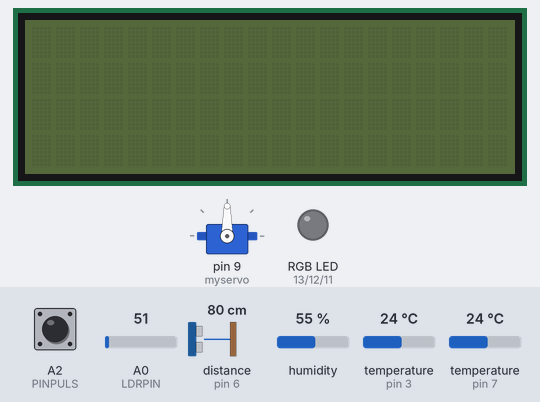
The sketch below on a simulated Arduino Uno, built with avr-gcc and run on an emulated ATmega328P. Parts: servo, 20×4 character LCD, an RGB LED mixed from three pins (HIGH = lit). Inputs (shaded band) come from the test bench; at power-on: A2 (PINPULS) HIGH, distance to the obstacle (sensor on pin 6) 80 cm, A0 (LDRPIN) = 51, humidity 55 %, temperature (sensors on pin 3, pin 7) 24 °C. The echo pulse lasts 58.3 µs per cm; pins used as bus, display or sensor lines are not drawn; what the sketch prints to the serial monitor is not drawn.

Above: at 1.3 s.
1.4 s: A2 (PINPULS) pulled LOW for 0.15 s
At 2.6 s:
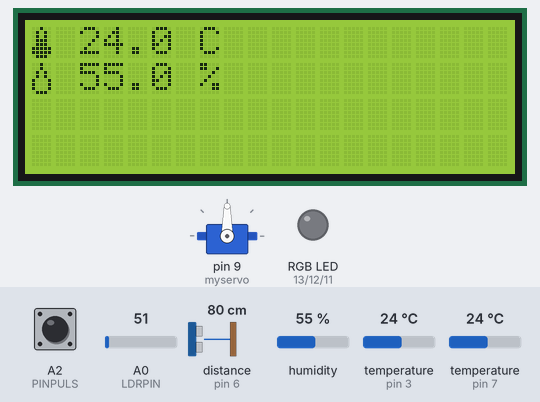
3.0 s: A2 (PINPULS) pulled LOW for 1 s
At 3.4 s:
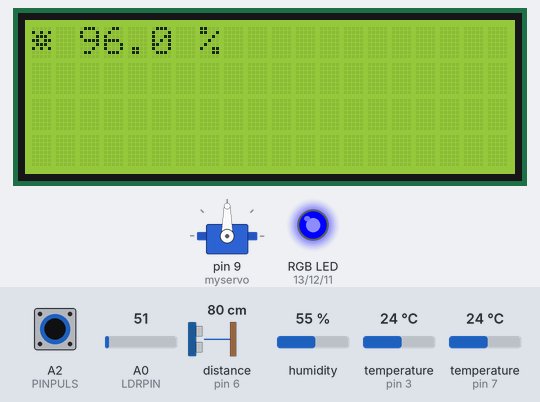
5.5 s: A2 (PINPULS) pulled LOW for 0.15 s
At 6.4 s:
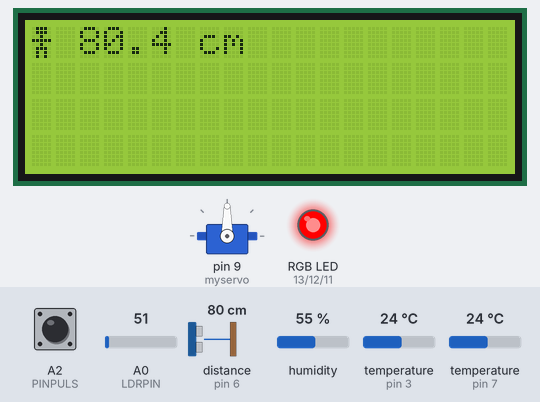
8.6 s: distance to the obstacle (sensor on pin 6) set to 2 cm
At 8.9 s:
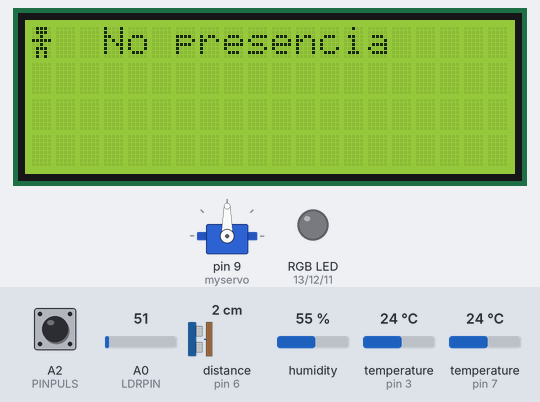
10.1 s: distance to the obstacle (sensor on pin 6) set to 4 cm
At 11.4 s:
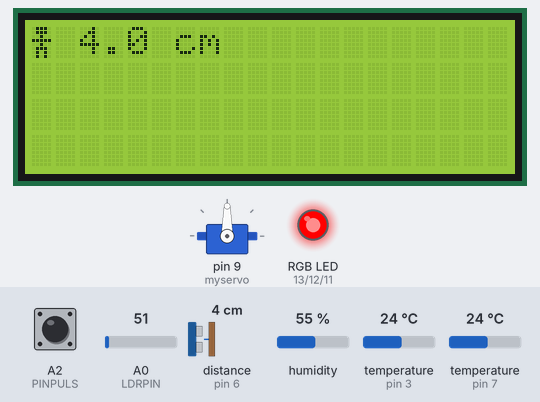
13.1 s: A2 (PINPULS) pulled LOW for 3.2 s
At 14.0 s:
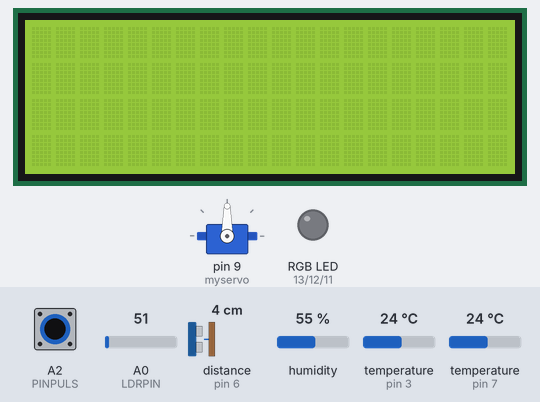
Timing chart, 0 to 16.1 s (numbered marks = the images above; inputs shaded):
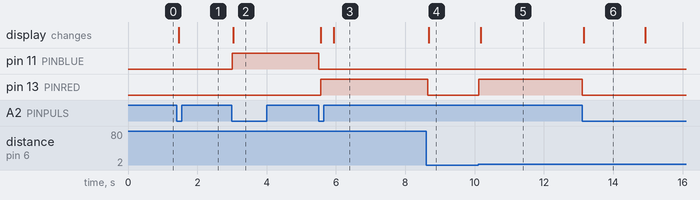

The sketch:

sketch.ino
```cpp
//Sensor temperatura y humedad: DHT22

//Librerias
#include <Wire.h>
#include <DHT.h>//Librería del DHT
#include <LiquidCrystal_I2C.h>//libreria de la LCD
#include <DallasTemperature.h>
#include <Servo.h>

//----------------DHT----------------//
//Pines sensor DHT
#define DHTTYPE DHT22
#define DHTPIN 3  //Definición del pin como entrada del sensor DHT
DHT dht(DHTPIN, DHTTYPE); //inicializa el sensor DHT
//Se definen temperatura y humedad para almacenar lo medido por el sensor
float temperatura = 0.0;
float humedad = 0.0;
//--------------------------------//

//-----------------LDR------------------//
//Variables LDR
#define LDRPIN A0 //Pin entrada 0 analógico
int ldrVal = 0;
float lux = 0.0;
const float GAMMA = 0.7;
const float RL10 = 50;

//----------LED RGB----------//
#define PINRED 13//Definción de los pines del led RGB
#define PINGREEN 12
#define PINBLUE 11
//-------------------------------------//

//-------------LCD---------------//
LiquidCrystal_I2C lcd(0x27, 20,4);

//Simbolos LCD Humnedad
byte humidity[8] = {B00100, B00100, B01010, B01010, B10001, B10001, B10001, B01110};
//Simbolo LCD Temperatura
byte temp[8] = {B00100, B01010, B01010, B01110, B01110, B11111, B11111, B01110};
//Simbolo LCD iluminacion
byte ilum[8] = {B00000, B10101, B01110, B11011, B01110, B10101, B00000, B00000};
//Simbolo sensor HC-SR04
byte presence[8] = {B01110, B01110, B00100, B11111, B00100, B01110, B01010, B01010};
//------------------------//

//-----------PULSADOR------------------//
#define PINPULS A2 //pulsador con el pin analogico A2
int modo = 0; //modo 0, todo apagado
int PulsState = LOW; //Estado inicial del pulsador: Sin pulsar
bool flag = false; //Flag de interrupción del pulsador, incialmente inactivo
int contador = 0; //Contador del modo, me sirve para ir cambiando de un modo a otro
uint32_t timerBoton = 0; // Timer del botón
//--------------------------//

//----------Sensor de presencia----------//
#define PINTRIG 5//Pines del sensor SR04
#define PINECHO 6
float duracion, distancia;//Variables para almacenamiento y procesamiento de las mediciones
//-----------------------------------//

//-------Sensor temperatura externa-------//
#define sensorPin 7
float temp_externa;
OneWire oneWire(sensorPin);
DallasTemperature sensors(&oneWire);
float temp_objetivo = 25;
//Servomotor
Servo myservo;
#define SERVOPIN 10
int pos =0;
//--------------------------------------//

//------------------------------------//
void setup() {
  // put your setup code here, to run once:
  //inicia comunicación serial
  Serial.begin(9600);
  Serial.println("Iniciando el sistema");

  //Inicializa el sensor, llamada a la función dht
  dht.begin();

  //Configura pin LDR como entrada
  pinMode(LDRPIN, INPUT);


  //Definicion de pines del LED RGB como salida
  pinMode(PINRED, OUTPUT);
  pinMode(PINGREEN, OUTPUT);
  pinMode(PINBLUE, OUTPUT);
  //apagado inicial deL led
  analogWrite(PINRED, 0);
  analogWrite(PINGREEN, 0);
  analogWrite(PINBLUE, 0);

  //Configuracion pines del sensor de presencia
  pinMode(PINTRIG, OUTPUT);
  pinMode(PINECHO, INPUT);
  digitalWrite(PINTRIG, LOW);

  //Configuración pin LM35
  pinMode(sensorPin, INPUT);
  // Inicialización del sensor
  sensors.begin();

  myservo.attach(9);


  //Inicializacion de LCD
  lcd.init();
  lcd.createChar(5,humidity);
  lcd.createChar(7, temp);
  lcd.createChar(9, ilum);
  lcd.createChar(11, presence);
  lcd.display();

  //configuracion del pulsador como entrada
  pinMode(PINPULS, INPUT_PULLUP);//Configuro como entrada pull-up

}

void loop() {


  //------Tratamiento del pulsacion del boton--------//
  // los modos se sucende de la siguiente forma:
  //Modo 0-> Modo 1-> Modo 2-> Modo 3-> Modo 0 -> Modo 1....
  //de formque al pulsar se pasa de un modo a otro siguiendo este orden.
  //Al pulsar la primera vez se pasa al modo 1, si volvemos a pulsar pasamos al modo 2,
  //pulsar otra vez nos lleva al modo 3 y pulsar otra vez nos devuelve al modo 0.
  //Estando en el modo i solo es posible pasar al modo i+1.
 bool btnState = !digitalRead(PINPULS);
 if(btnState && !flag && millis()- timerBoton >50){//Para asegurarnos de que se trata de una pulsación se establece un tiempo minimo
  flag = true;//Se activa el flag de pulsación
  timerBoton = millis();
  contador+=1;//El contador permitirá relacionar la pulsacion con el modo correspondiente
  //apagado inicial del led
    BrilloLed(0, 0, 0);

  if(contador==5) contador = 0;
  if(contador == 0){
    modo = 0;
    Serial.println("Entrada en Modo 0: Sistema apagado"); //Se comunicara por el monitor el estado a que pasamos
  }
  if(contador == 1){

    modo =1;
    Serial.println("Entrada en Modo 1: Humedad y Temperatura");
    }
  if(contador == 2){
    modo = 2;
    Serial.println("Entrada en Modo 2: Iluminacion");
  }
  if(contador == 3){
    modo = 3;
     LimpiezaLCD();
    Serial.println("Entrada en Modo 3: Presencia");
  }
   if(contador == 4){
    modo = 4;
    LimpiezaLCD();
    Serial.println("Entrada en Modo 4: Temperatura exterior");
  }

 }
 if (!btnState && flag && millis()-timerBoton >50){
    flag = false;//Flag de pulsación desactivado
    timerBoton = millis();
 }
  //------LCD----------//
  if (modo ==1){ //Entramos en modo 1: Temperatura y Humedad

    //------DHT: Humedad y Temperatura----//
    //Se lee temperatura y humedad del sensor y se almacena en las variables:
    temperatura = dht.readTemperature();
    humedad = dht.readHumidity();

    //Se muestra las medidas tomadas del sensor en la LCD:
    lcd.display();
    lcd.backlight();
    //Enseña la temperatura en el LCD
    lcd.setCursor(0,0);
    lcd.write(7);//Añado el icono temperatura
    lcd.setCursor(2,0);
    lcd.print(temperatura,1);//Escribe valor temperatura tomado del sensor
    lcd.print(" C");

    //Enseña la humendad en el LCD
    lcd.setCursor(0,1);
    lcd.write(5); //Añado icono Humedad
    lcd.setCursor(2,1);
    lcd.print(humedad,1);//Escribe el valor humedad tomado del sensor
    lcd.print(" %");
  }

  if(modo == 2){ //Entramos en modo 2: Iluminacon
    //En este modo se muestra la iluminación en el LCD y se controla a intensidad del Led RGB

    //-------LDR: Iluminacion-----//
    ldrVal = analogRead(LDRPIN); //lectura del valor LDR
    lux = map(ldrVal, 0, 1023, 0, 100); //Normaliza el valor medido sobre 100 para obtener la iluminación en porcentaje
    lux = 100-lux;//Cuanto más iluminada este la habitacion mayor es el valor %
    int brillo; //Almacera el valor del led

    //Se representan la ilumiancion a traves de la intensidad de brillo del
    //led RGB:La intensidad con la que brilla el led aumenta a medida que lo hace la variable lux
    if (lux==0){//el led no brilla si no hay luz
      brillo=0;
    }
    else if (lux>0 && lux<=25){
       brillo = (255*13)/100; //Se regula el brillo del led RGB
    }
    else if (lux>25 && lux<=50){
      brillo = (255*38)/100; //Se regula el brillo del led RGB
    }
    else if (lux>50 && lux<=75){
      brillo = (255*63)/100; //Se regula el brillo del led RGB
    }
    else{
    brillo = 255; //Se regula el brillo del led RGB
    }

    //Se regula el brillo del led RGB
    BrilloLed(0, 0, brillo);

    //Muestra de la información en LCD
    lcd.display();
    lcd.backlight();
    //LimpiezaLCD();
    lcd.setCursor(0,0);
    lcd.write(9); //Añado icono de iluminacion
    lcd.setCursor(2,0);
    lcd.print(lux,1);//Escribe el valor lux tomado del sensor
    //Cuanto más oscura esté la habitación menor es el porcentaje de luz ambiental
    lcd.print(" %");
    lcd.setCursor(0,1);
    lcd.print("                ");

  }

  if(modo == 3){//Entramos en modo 3: Presencia

    //Tomamos medidas del sensor de presencia: Se mide la distancia
    //hasta un objeto u obstáculo entre 2 y 400cm
    digitalWrite(PINTRIG, HIGH);
    delayMicroseconds(10);
    digitalWrite(PINTRIG, LOW);
    duracion = pulseIn(PINECHO, HIGH);//Medicion del tiempo de echo en us: determina la duracion del pulso
    distancia = (duracion/58); //Convierte el tiempo en distancia entre el sensor y el objeto

    if (distancia<400 && distancia>2 ){ // La medida se encuentra en el rango de distancias
    //de este sensor
      //Se activa el led RGB e ilumina en rojo
      BrilloLed(255, 0, 0);

      //Represnetacion de lo obtenido en el sensor en la LCD
      lcd.display();
      lcd.backlight();
      LimpiezaLCD();
      lcd.setCursor(0,0);
      lcd.write(11); //Simbolo para presencia
      lcd.setCursor(2,0);
      lcd.print(distancia, 1);
      lcd.print(" cm");
    }
    else{//En caso de fuera de rango se informa de ello en el LCD y no se enciende el led

      lcd.display();//Mostrar mensaje en LCD
      lcd.backlight();

      lcd.setCursor(0,0);
      lcd.write(11); //Simbolo para presencia
      lcd.setCursor(2,0);
      lcd.print(" No presencia");
      BrilloLed(0, 0, 0);//apagado led RGB

       delay(10);
    }

  }

if (modo == 4){//Modo temperatura exterior
  //float temp_externa = analogRead(PINLM35);
  sensors.requestTemperatures();
  float temp_externa = sensors.getTempCByIndex(0);

  //float millivolts = (temp_externa / 1023.0) * 5000;
  //float celsius = millivolts / 100;

  delay(1000);
   //Se muestra las medidas tomadas del sensor en la LCD:
    lcd.display();
    lcd.backlight();
    //LimpiezaLCD();
    //Enseña la temperatura en el LCD
    lcd.setCursor(0,0);
    lcd.write(7);//Añado el icono temperatura
    lcd.setCursor(2,0);
    lcd.print(temp_externa,1);//Escribe valor temperatura tomado del sensor
    lcd.print(" C");

    //Algoritmo zona muerta
    int Enfriar = 0;
    int Calentar = 0;
    float LimInf = temp_objetivo - 3;
    float LimSup = temp_objetivo  +3;
    if (temp_externa>=LimSup) {
      Enfriar = 1;
      Calentar = 0;
      for (int angulo = 0; angulo <= 75; angulo++) {
        myservo.write(angulo);  // Mover el servo al ángulo especificado
        delay(15);  // Esperar 15ms para permitir que el servo alcance la posición
      }

      // Mover el servo de 180 a 0 grados
      for (int angulo = 75; angulo >= 0; angulo--) {
        myservo.write(angulo);  // Mover el servo al ángulo especificado
        delay(15);  // Esperar 15ms para permitir que el servo alcance la posición
      }
    }

    else if (temp_externa<=LimInf){
      Calentar = 1;
      Enfriar = 0;
      for (int angulo = 0; angulo <= 75; angulo++) {
        myservo.write(angulo);  // Mover el servo al ángulo especificado
        delay(15);  // Esperar 15ms para permitir que el servo alcance la posición
      }

      // Mover el servo de 180 a 0 grados
      for (int angulo = 75; angulo >= 0; angulo--) {
        myservo.write(angulo);  // Mover el servo al ángulo especificado
        delay(15);  // Esperar 15ms para permitir que el servo alcance la posición
      }
    }


}
  if(modo == 0){ //Entramos en modo apagado, el led RGB y la patalla del LCD se apagan

    BrilloLed(0, 0, 0);//apagado deL led
    LimpiezaLCD(); //Pantalla LCD vacia
    lcd.noBacklight();
  }
}

//Esta funcion limpia el LCD y deja la pantalla sin contenido
void LimpiezaLCD(){
  lcd.setCursor(0,1);
  lcd.print("                ");
  lcd.setCursor(0,2);
  lcd.print("                ");
  lcd.setCursor(0,0);
  lcd.print("                ");
}

//Esta funcion sirve para regular el led RGB y modificar su valor
void BrilloLed(int rojo, int verde, int azul){
  analogWrite(PINRED, rojo);
  analogWrite(PINGREEN, verde);
  analogWrite(PINBLUE, azul);
}
```

Measured:
- the behaviour switches between 2 and 3 cm on distance to the obstacle (sensor on pin 6) (found by bisection; images 4 and 5)
- after the input at 1.4 s, the display: changes after 0.06 s (image 1)
- after the input at 3.0 s, pin 11 (PINBLUE): LOW → HIGH at once; the display: changes at once (image 2)
- after the input at 5.5 s, pin 11 (PINBLUE): HIGH → LOW at once; pin 13 (PINRED): LOW → HIGH after 0.06 s; the display: first changes after 0.06 s (image 3 shows a later state)
- after the input at 8.6 s, pin 13 (PINRED): HIGH → LOW after 0.05 s; the display: changes after 0.08 s (image 4)
- after the input at 10.1 s, pin 13 (PINRED): LOW → HIGH at once; the display: changes after 0.08 s (image 5)
- after the input at 13.1 s, pin 13 (PINRED): HIGH → LOW at once; the display: changes after 0.06 s (image 6)
